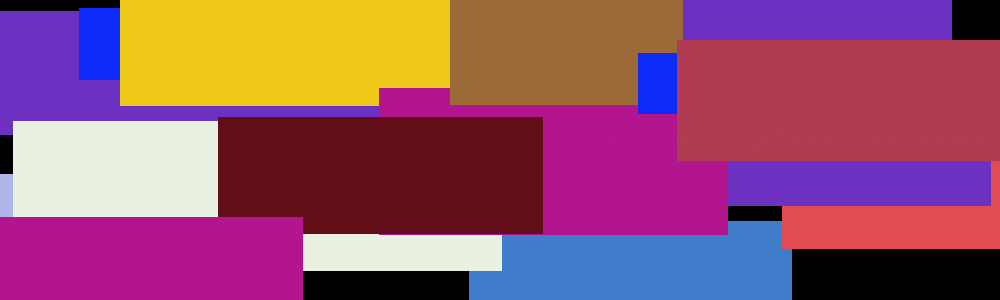
#> input picture zad2/input/szyfr_2.png, 1000 x 300 px
$ python -i main.py   (imports and definitions only)
#> lines starting #> are read from the running program, lines starting #| are printed output that depends on the picture; after the words box and inside, x2 and y2 are one past the last pixel; in counts of white or black regions, pixels touching at a corner belong together
from PIL import Image
import pytesseract
import time
import multiprocessing
import os
import shutil

from cezar import cezar
from findPiece import findPiece


def zadanie2(path):
#> called with path = 'input/szyfr_2.png'
    filename = path.split('/')[-1]

    im = Image.open(path)
#> im is the input picture: PIL image 1000x300 RGB; mean R, G, B 149, 82.8, 108.6
    pix = im.load()
    size = im.size
#> size = (1000, 300)

    dict = {}

    for j in range(size[1]):
        for i in range(size[0]):
            if pix[i, j] not in dict:
                dict[pix[i, j]] = (255, 255, 255)

    for key in dict.keys():
        foo = (key[0] - 1, key[1] - 1, key[2] - 1)
        if foo in dict.keys():
            dict[key] = (0, 0, 0)

    for j in range(size[1]):
        for i in range(size[0]):
            pix[i, j] = dict[pix[i, j]]

    im.save(f'temp/{filename.split(".")[0]}Decoded.{filename.split(".")[1]}')
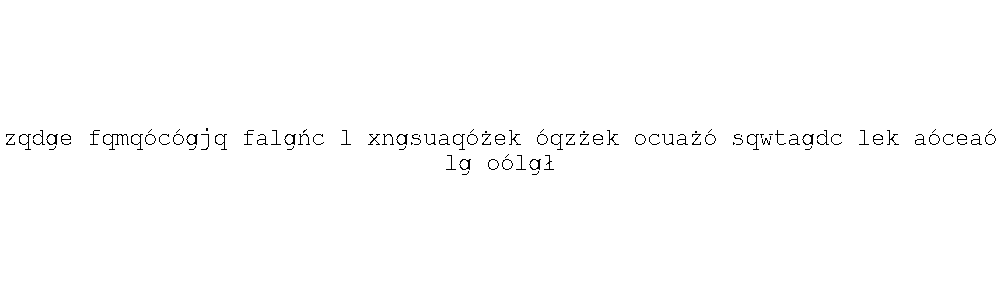
#> saved as szyfr_2Decoded.png: PIL image 1000x300 RGB; 99.1% white; black in thin lines or dots, all inside (x1, y1, x2, y2) = (6, 128, 996, 175)

    pytesseract.pytesseract.tesseract_cmd = r'C:\Program Files\Tesseract-OCR\tesseract'
#> (the run stopped early here; a loop or call above may not have finished)
